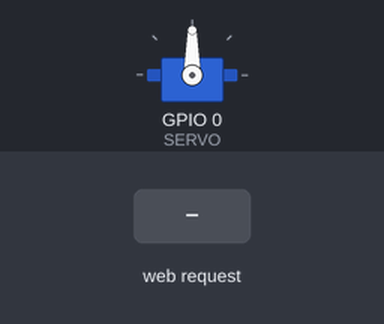
Bench run of a sketch on a simulated ESP8266 (NodeMCU). On the bench: servo. The inputs (shaded band) are chosen by the test bench. WiFi joins after 1.5 s; servers stay silent unless stated; what the sketch prints to the serial monitor is not drawn.

Above: at 0.1 s.
At 2.7 s:
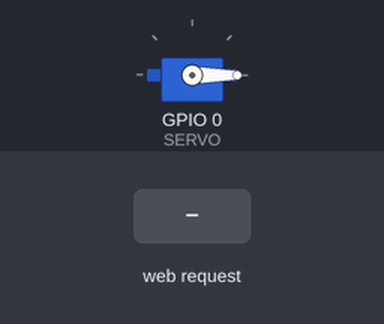
2.8 s: HTTP request GET /bel received
At 2.88 s:
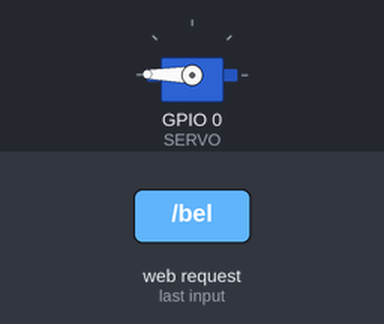
Timing chart, 0 to 7.0 s (numbered marks = the images above; inputs shaded):
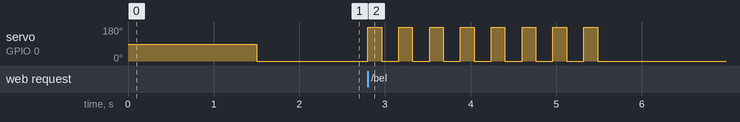

The sketch:

16_belclient.ino
```cpp
// Bel-client (Slaapkamer Daan, IP-adres eindigend op 181)
#include <ESP8266WiFi.h>
#include <WiFiClient.h>
#include <ESP8266WebServer.h>
#include <Servo.h>

#define SERVO 0
#define IPADRES 181
#define BELSSID "DraadloosnetwerkISSD"
#define PASSWORD "DraadloosnetwerkWachtwoord"

ESP8266WebServer BelWebserver(80);
Servo BelServo;

void setup() {
	BelServo.attach(SERVO);
	Serial.begin(115200);
	WiFi.config(IPAddress(192,168,0,IPADRES), IPAddress(192,168,0,1), IPAddress(255,255,255,0));
	WiFi.begin(BELSSID, PASSWORD);
	while (WiFi.status() != WL_CONNECTED) {
  delay(500);
  Serial.print(".");
 }

	BelWebserver.on("/", handleRoot);
	BelWebserver.on("/bel", handleBel);
	BelWebserver.begin();
	Serial.println("Webserver gestart");
	Serial.print("IP-adres: ");
 Serial.println(WiFi.localIP());
 BelServo.write(0);
}

long t=millis();
void loop() {
 BelWebserver.handleClient();

 if(abs(millis()-t>5000)) {
 	t=millis();
 	BelServo.write(0);
 }
}

void handleRoot() {
	BelWebserver.send(200, "text/html", "Belsysteem - (C) 2016");
}

void handleBel() {
	BelWebserver.send(200, "text/plain", "BEL");

	for(int i=0; i<8; i++) {
		BelServo.write(179);
		delay(160);
	 BelServo.write(0);
	 delay(200);
	}
}
```

Measured:
- after the input at 2.8 s, servo on GPIO 0 (SERVO): alternates 179° for 0.16 s and 0° for 0.20 s, 16 changes in all, then stays 0°, starting at once
